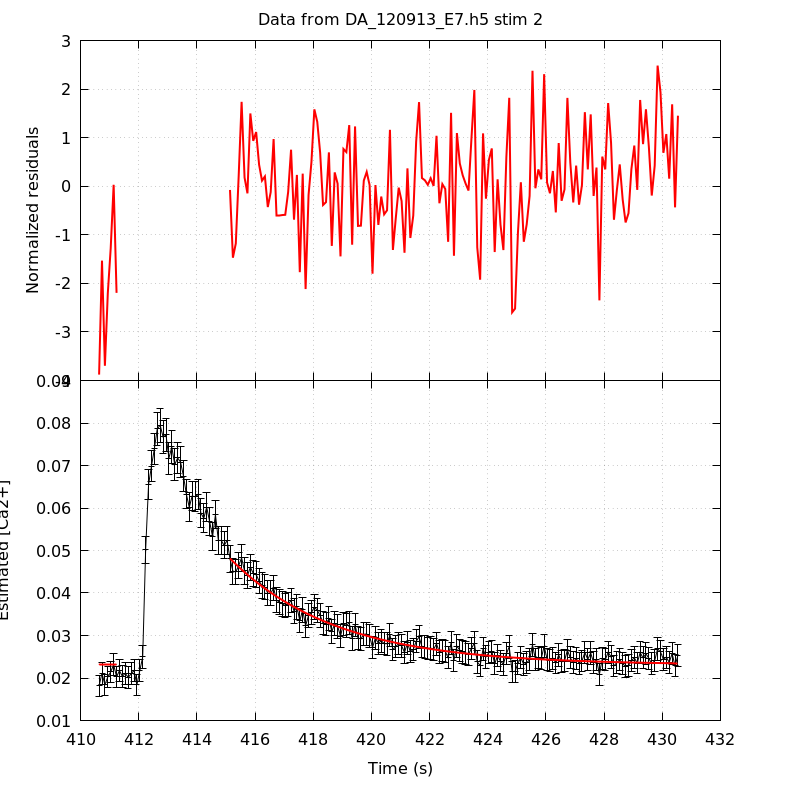

This figure's gnuplot source:
unset key
set grid
set multiplot title 'Data from DA_120913_E7.h5 stim 2' noenhanced layout 2,1 margins 0.1,0.9,0.1,0.95 spacing 0,0
set ylabel 'Normalized residuals'
set xtics format ''
plot 'DA_120913_E7_aba_RatioFit_s2' using 1:4 with lines linecolor rgb 'red' linewidth 2
set format x '%g'
set xlabel 'Time (s)'
set ylabel 'Estimated [Ca2+]'
plot 'DA_120913_E7_aba_CaRatio_s2' using 1:2:($3*1.96) with yerrorlines \
     linecolor rgb 'black' linewidth 1,                \
     'DA_120913_E7_aba_RatioFit_s2' using 1:3 with lines linecolor rgb 'red'\
     linewidth 2
unset multiplot
